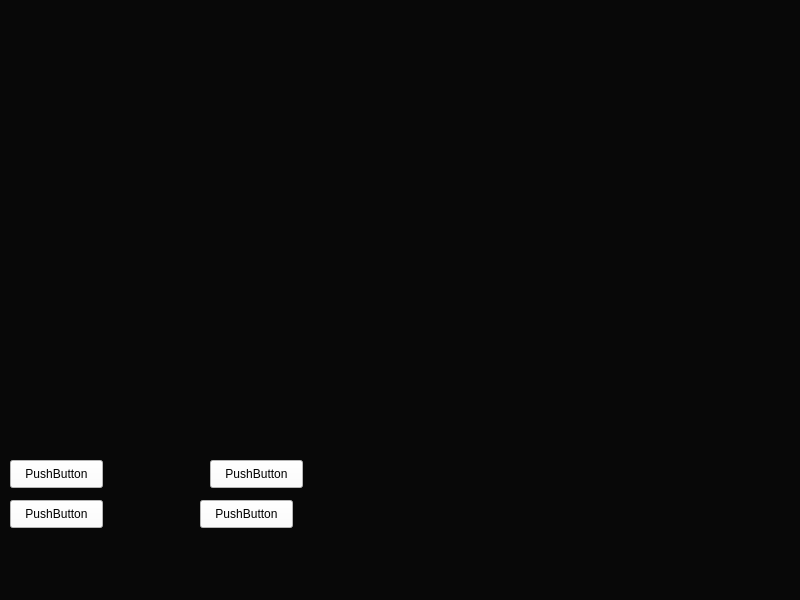
<?xml version="1.0" encoding="UTF-8"?>
<ui version="4.0">
 <class>Widget</class>
 <widget class="QWidget" name="Widget">
  <property name="geometry">
   <rect>
    <x>0</x>
    <y>0</y>
    <width>800</width>
    <height>600</height>
   </rect>
  </property>
  <property name="windowTitle">
   <string>Widget</string>
  </property>
  <property name="styleSheet">
   <string notr="true">background-color: rgb(8, 8, 8);</string>
  </property>
  <widget class="QPushButton" name="pushButton">
   <property name="geometry">
    <rect>
     <x>10</x>
     <y>460</y>
     <width>93</width>
     <height>28</height>
    </rect>
   </property>
   <property name="focusPolicy">
    <enum>Qt::NoFocus</enum>
   </property>
   <property name="styleSheet">
    <string notr="true">background-color: rgb(255, 255, 255);</string>
   </property>
   <property name="text">
    <string>PushButton</string>
   </property>
  </widget>
  <widget class="QPushButton" name="pushButton_2">
   <property name="geometry">
    <rect>
     <x>10</x>
     <y>500</y>
     <width>93</width>
     <height>28</height>
    </rect>
   </property>
   <property name="focusPolicy">
    <enum>Qt::NoFocus</enum>
   </property>
   <property name="styleSheet">
    <string notr="true">background-color: rgb(255, 255, 255);</string>
   </property>
   <property name="text">
    <string>PushButton</string>
   </property>
  </widget>
  <widget class="QPushButton" name="pushButton_3">
   <property name="geometry">
    <rect>
     <x>210</x>
     <y>460</y>
     <width>93</width>
     <height>28</height>
    </rect>
   </property>
   <property name="focusPolicy">
    <enum>Qt::NoFocus</enum>
   </property>
   <property name="styleSheet">
    <string notr="true">background-color: rgb(255, 255, 255);</string>
   </property>
   <property name="text">
    <string>PushButton</string>
   </property>
  </widget>
  <widget class="QPushButton" name="pushButton_4">
   <property name="geometry">
    <rect>
     <x>200</x>
     <y>500</y>
     <width>93</width>
     <height>28</height>
    </rect>
   </property>
   <property name="styleSheet">
    <string notr="true">background-color: rgb(255, 255, 255);</string>
   </property>
   <property name="text">
    <string>PushButton</string>
   </property>
  </widget>
 </widget>
 <resources/>
 <connections/>
</ui>
